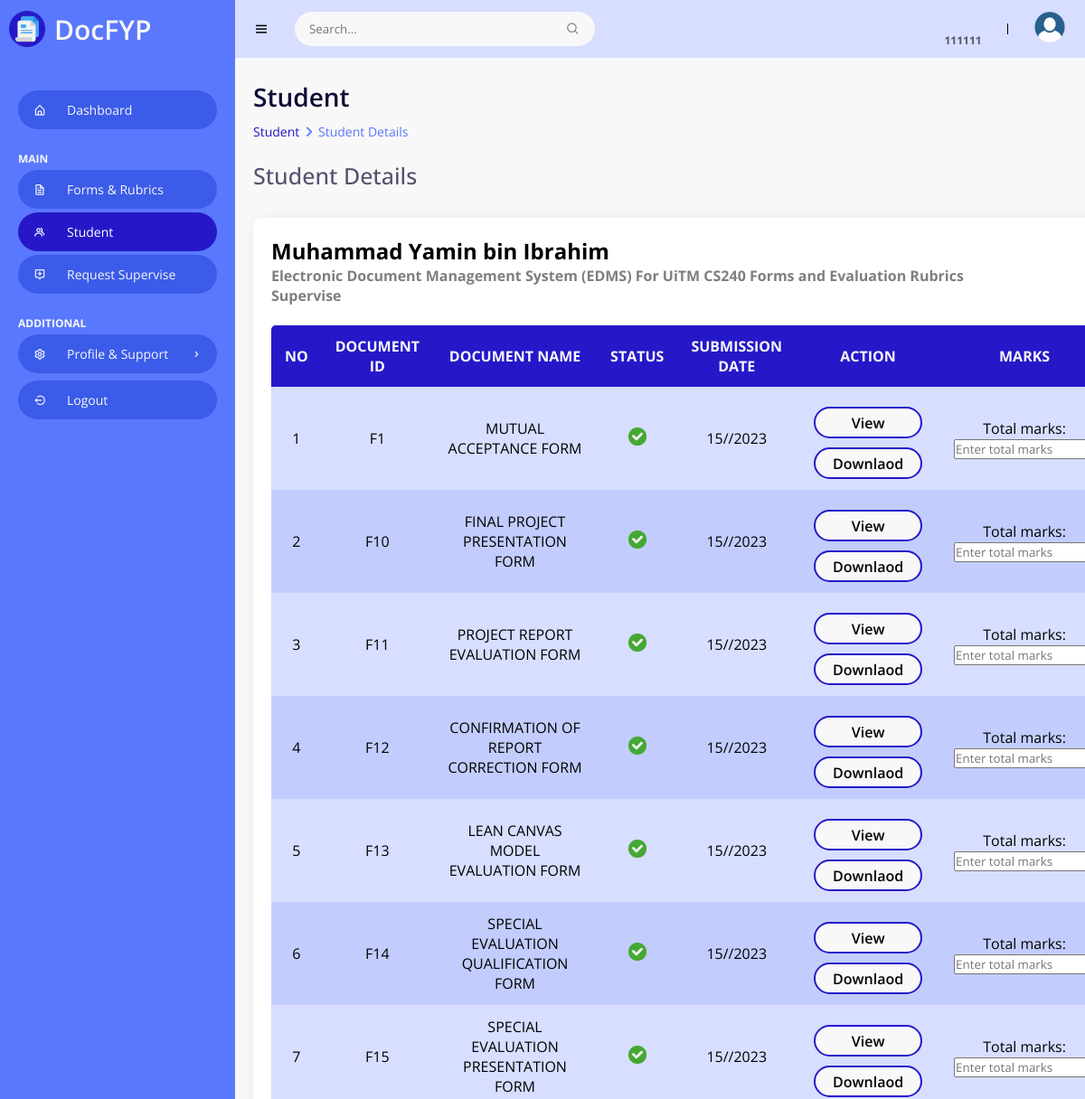
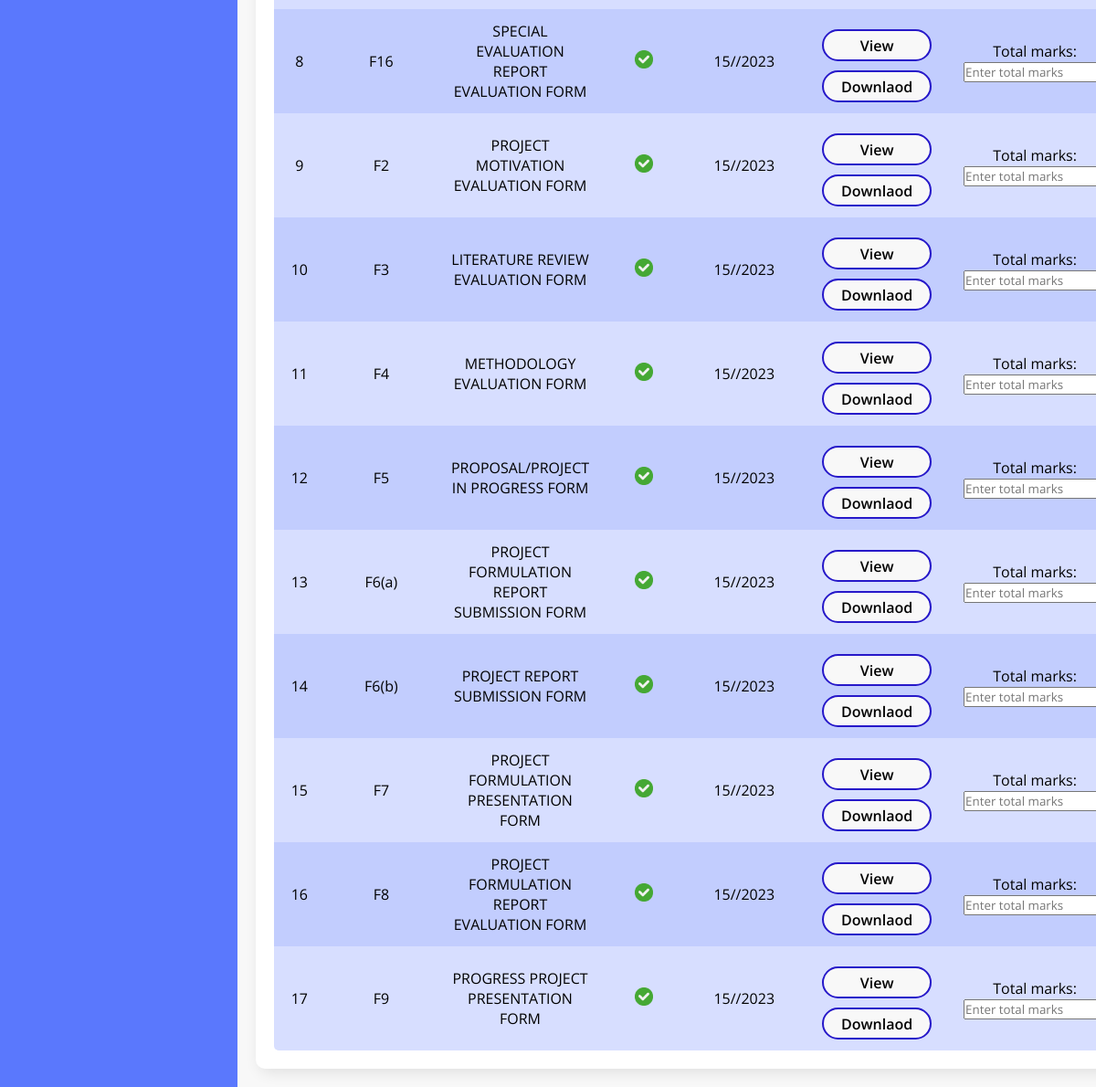
/Lecturer/studentSuperviseDetails.php (signed in), run on the app's committed database (2 pictures, top to bottom).
### tables this page shows
CREATE TABLE `doctype` (
  `docCode` varchar(10) NOT NULL,
  `docName` varchar(50) NOT NULL,
  `docFileName` varchar(100) NOT NULL,
  `docExtension` varchar(100) NOT NULL,
  `docSize` varchar(100) NOT NULL,
  `docMark` varchar(50) NOT NULL,
  `docDecs` varchar(50) NOT NULL
);

### Lecturer/studentSuperviseDetails.php (the view, shortened to what this page needs)
<!DOCTYPE html>
<html>
<head>
    <link rel="stylesheet" href="StyleHome.css">
    <link href='https://unpkg.com/boxicons@2.0.9/css/boxicons.min.css' rel='stylesheet'>
    <link rel="stylesheet" href="https://cdnjs.cloudflare.com/ajax/libs/font-awesome/6.4.0/css/all.min.css">
    <?php
        include("../Dbconn.php");
    ?>
</head>
<body>
    <section id="sidebar">
        <a href="Home.php" class="brand">
            <img class="logo" src="/Edms/images/logo.png" alt="Logo">
            DocFYP
        </a>
        <ul class="side-menu">
            <li><a href="Home.php"><i class='bx bx-home-alt icon' ></i>Dashboard</a></li>
            <li class="divider" data-text="main">Main</li>
            <li><a href="FormRubric.php"><i class='bx bx-file icon'></i> Forms & Rubrics</a></li>
            <li><a href="student.php" class="active"><i class='bx bx-group icon' ></i></i> Student</a></li>
            <li><a href="requestSupervise.php"><i class='bx bx-message-alt-add icon'></i> Request Supervise </a></li>
            <li class="divider" data-text="ADDITIONAL">Setting & Support</li>
            <li>
                <a href="#"><i class='bx bx-cog icon' ></i> Profile & Support <i class='bx bx-chevron-right icon-right' ></i></a>
            </li>
            <li><a href="/Edms/Logout.php"><i class='bx bx-log-out-circle icon'></i> Logout</a></li>
        </ul>
    </section>
    <section id="content">
        <nav>
            <i class='bx bx-menu toggle-sidebar' ></i>
            <form action="#">
                <div class="form-group">
                    <input type="text" placeholder="Search...">
                    <i class='bx bx-search icon' ></i>
                </div>
            </form>
            <div class="sessionInfo">
                <?php
                if (isset($_SESSION["log"]) && ($_SESSION["log"] == 2)) {
                    ?>
                    <div class="userFullName">
                    </div>
                    <div class="userID">
                        <p><?php echo $_SESSION["lect_id"]; ?></p>
                    </div>
                    <?php
                } else {
                    echo "<meta http-equiv=\"refresh\" content=\"2;URL=../Login.php\"/>";
                }
                ?>
            </div>
            <div class="profile">
                <img src="/Edms/images/userdp.png" alt="Profile picture">
            </div>
        </nav>
        <main>
            <h1 class="title">Student</h1>
            <ul class="breadcrumbs">
                <li><a href="FormRubric.php">Student</a></li>
                <li class="divider"><i class="fa fa-solid fa-angle-right"></i></li>
                <li><a href="Home.php" class="active">Student Details</a></li>
            </ul>
            <br>
            <div class="titleContentWButton">
                <h1 class="titleContent">Student Details</h1>
            </div>
            <div class="data">
                <?php
                $sql = "SELECT * FROM doctype ORDER BY docCode ASC";
                $query = mysqli_query($connection, $sql) or die("not found");
                $count = 1;
                ?>
                <div class="content-data">
                    <h2>Muhammad Yamin bin Ibrahim</h2>
                    <h4 style="opacity: 0.5;">Electronic Document Management System (EDMS) For UiTM CS240 Forms and Evaluation Rubrics</h4>
                    <h4 style="opacity: 0.5;">Supervise</h4> <br>
                    <table>
                        <table>
                        <tr>
                            <th>no</th>
                            <th>Document id</th>
                            <th>document name</th>
                            <th>Status</th>
                            <th>Submission date</th>
                            <th>action</th>
                            <th>Marks</th>
                        </tr>
                        <?php
                            while ($row= mysqli_fetch_array($query)) {
                        ?>
                        <tr>
                            <td><?php echo $count; ?></td>
                            <td><?php echo $row["docCode"] ?></td>
                            <td><?php echo $row["docName"] ?></td>
                            <td> <img src="/Edms/images/yes.png" style="width:20px; height: 20px;"> </td>
                            <td>15/<?php $count; ?>/2023</td>
                            <td>
                                <button>View</button>
                                <button>Downlaod</button>
                            </td>
                            <td>
                                Total marks:
                                <input type="number" name="" placeholder="Enter total marks">
                            </td>
                        </tr>
                        <?php
                            $count++;
                            }
                        ?>
                    </table>
                    </table>
                </div>
            </div>
        </main>
    </section>
</body>
</html>

### Lecturer/StyleHome.css (style rules this page uses)
* { font-family: 'Open Sans', sans-serif; margin: 0; padding: 0; box-sizing: border-box; }
:root { --grey: #F1F0F6; --dark-grey: #8D8D8D; --light: #fff; --dark: #000; --blue1: #0e0e36; --blue2: #1a1087; --blue3: #2618c9; --blue4: #3b5be9; --blue5: #5A78FD; --blue6: #D7DEFF; --blue7: #c2cdfe; --notwhite: #F8F8F8; }
html { overflow-x: hidden; }
body { background: var(--notwhite); overflow-x: hidden; }
a { text-decoration: none; }
li { list-style: none; }
#sidebar { position: fixed; max-width: 260px; width: 100%; background: var(--blue5); top: 0; left: 0; height: 100%; overflow-y: auto; scrollbar-width: none; transition: all .3s ease; z-index: 200; }
#sidebar .brand { font-size: 30px; display: flex; align-items: center; height: 64px; font-weight: 600; color: var(--notwhite); position: sticky; top: 0; left: 0; z-index: 100; background: var(--blue5); transition: all .3s ease; padding: 0 6px; }
#sidebar .brand img { width: 40px; height: 40px; float: left; margin-left: 4px; margin-right: 10px; }
#sidebar .icon { min-width: 48px; display: flex; justify-content: center; align-items: center; margin-right: 6px; }
#sidebar .icon-right { margin-left: auto; transition: all .3s ease; }
#sidebar .side-menu { margin: 36px 0; padding: 0 20px; transition: all .3s ease; }
#sidebar .side-menu a { display: flex; align-items: center; font-size: 14px; color: var(--notwhite); background-color: #3b5be9; padding: 12px 16px 12px 0; transition: all .3s ease; border-radius: 50px; margin: 4px 0; white-space: nowrap; }
#sidebar .side-menu > li > a.active, #sidebar .side-menu > li > a.active:hover { background: var(--blue3); color: var(--light); }
#sidebar .divider { margin-top: 24px; font-size: 12px; text-transform: uppercase; font-weight: 700; color: var(--notwhite); transition: all .3s ease; white-space: nowrap; }
#content { position: relative; width: calc(100% - 260px); left: 260px; transition: all .3s ease; }
nav { background: var(--blue6); height: 64px; padding: 0 20px; display: flex; align-items: center; grid-gap: 28px; position: sticky; top: 0; left: 0; z-index: 100; }
nav .toggle-sidebar { font-size: 18px; cursor: pointer; }
nav form { max-width: 400px; width: 100%; margin-right: auto; }
nav .form-group { position: relative; }
nav .form-group input { width: 100%; background: var(--notwhite); border-radius: 50px; border: none; outline: none; padding: 10px 36px 10px 16px; transition: all .3s ease; }
nav .form-group .icon { position: absolute; top: 50%; transform: translateY(-50%); right: 16px; color: var(--dark-grey); }
.sessionInfo .userFullName p, .sessionInfo .userID p { margin: 0; width: 400px; display: inline-block; text-align: right; }
.sessionInfo .userID p { font-size: 12px; opacity: 0.6; font-weight: bold; }
nav .profile { position: relative; }
nav .profile img { width: 38px; height: 38px; border-radius: 50%; object-fit: cover; cursor: pointer; }
main { width: 100%; padding: 24px 20px 20px 20px; }
main .title { font-size: 28px; font-weight: 600; margin-bottom: 10px; color: var(--blue1); }
.titleContent { font-size: 25px; font-weight: 500; margin-bottom: 10px; color: var(--blue1); opacity: 0.7; }
main .breadcrumbs { display: flex; grid-gap: 6px; }
main .breadcrumbs li, main .breadcrumbs li a { font-size: 14px; }
main .breadcrumbs li a { color: var(--blue3); }
main .breadcrumbs li a.active, main .breadcrumbs li.divider { color: var(--blue5); pointer-events: none; }
main .data { display: flex; grid-gap: 20px; margin-top: 20px; flex-wrap: wrap; }
main .data .content-data { flex-grow: 1; flex-basis: 400px; padding: 20px; background: var(--light); border-radius: 10px; box-shadow: 4px 4px 16px rgba(0, 0, 0, .1); }
button { margin: 10px 5px 0px 5px; width: 120px; height: 35px; border: 2px solid var(--blue3); border-radius: 50px; transition: all 0.3s; cursor: pointer; background: var(--notwhite); font-size: 16px; font-weight: 600; float: right; }
.titleContentWButton .titleContent, .titleContentWButton .addBtn { display: inline-block; }
table { width: 100%; background-color: var(--blue6); text-align: center; border-collapse: collapse; border-spacing: 0px; border-radius: 5px; overflow: hidden; }
th, td { padding: 12px 15px; }
th { background: var(--blue3); color: var(--notwhite); text-transform: uppercase; }
tr:nth-child(odd) { background-color: var(--blue7); }

### data on the page
doctype: docCode "F1", docName "MUTUAL ACCEPTANCE FORM"
doctype: docCode "F10", docName "FINAL PROJECT PRESENTATION FORM"
doctype: docCode "F11", docName "PROJECT REPORT EVALUATION FORM"
doctype: docCode "F12", docName "CONFIRMATION OF REPORT CORRECTION FORM"
doctype: docCode "F13", docName "LEAN CANVAS MODEL EVALUATION FORM"
doctype: docCode "F14", docName "SPECIAL EVALUATION QUALIFICATION FORM"
doctype: docCode "F15", docName "SPECIAL EVALUATION PRESENTATION FORM"
doctype: docCode "F16", docName "SPECIAL EVALUATION REPORT EVALUATION FORM"
doctype: docCode "F2", docName "PROJECT MOTIVATION EVALUATION FORM"
doctype: docCode "F3", docName "LITERATURE REVIEW EVALUATION FORM"
doctype: docCode "F4", docName "METHODOLOGY EVALUATION FORM"
doctype: docCode "F5", docName "PROPOSAL/PROJECT IN PROGRESS FORM"
doctype: docCode "F6(a)", docName "PROJECT FORMULATION REPORT SUBMISSION FORM"
doctype: docCode "F6(b)", docName "PROJECT REPORT SUBMISSION FORM"
doctype: docCode "F7", docName "PROJECT FORMULATION PRESENTATION FORM"
doctype: docCode "F8", docName "PROJECT FORMULATION REPORT EVALUATION FORM"
doctype: docCode "F9", docName "PROGRESS PROJECT PRESENTATION FORM"

### other printed values
$_SESSION["lect_id"] "111111"
